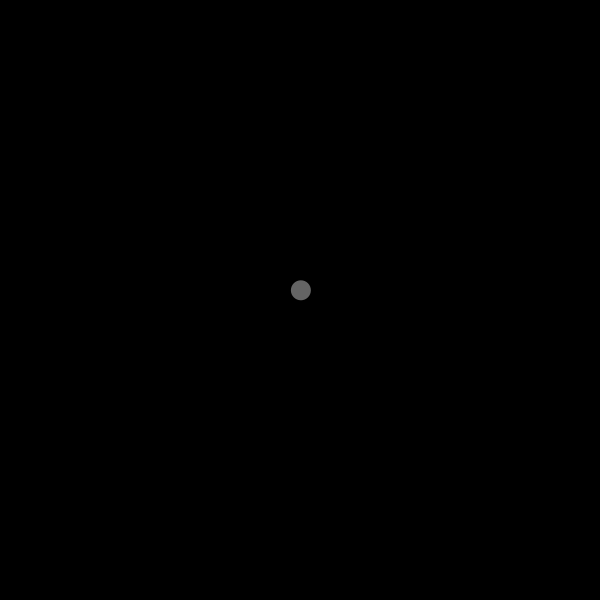
Frame 1 (no input)
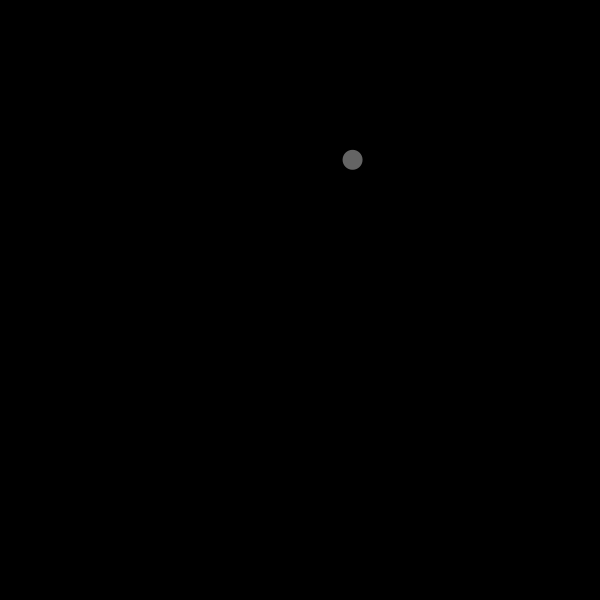
Frame 60 (the mouse pressed at the canvas centre just before this capture)
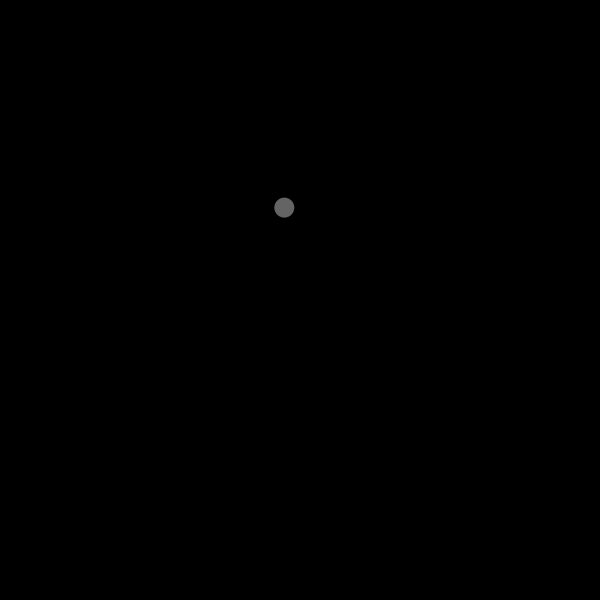
Frame 120 (the mouse held since frame 60 and released just before this capture)

The Processing sketch that drew these frames (run headless with seeded random() and noise(); from frame 60 on, the mouse is pressed at the canvas centre):

// Processing sketch: nouvel_exemple_pvector_gravite
// ── nouvel_exemple_pvector_gravite.pde
// renaud.jean-francois(arobas)uqam(point)ca
// Syntaxe Processing version 3.5.4
// lundi, 12 octobre 2020

PVector pos, vel, gravite;
int decompteFrames;

void setup() {
  size(600, 600);

  background(0);
  fill(255, 100);
  noStroke();

  pos = new PVector(width/2, height/2, 0);
  vel = new PVector(random(-0.3, 0.3), -1, 0);
  vel.normalize(); // on force la magnitude à 1
  vel.mult(10);

  gravite = new PVector(0, 0.25, 0);

  pushStyle();
  noFill();
  stroke(127);
  ellipse(width/2, height/2, 485, 485);
  popStyle();
}

void draw() {
  background(0);

  if (pos.y < height-10) { // si le mobile n’a pas dépassé la limite inférieure du sketch
    vel.add(gravite);
    vel.limit(10); // la vélocité ne dépassera pas 10 pixels par frame
    pos.add(vel);
    ellipse(pos.x, pos.y, 20, 20);
  } else {
    vel.mult(0); // on arrête le mobile
    pos.y = height-10; // on détermine la position définitive, car elle n’est jamais à cet endroit
    decompteFrames = frameCount;
  }


  if (decompteFrames == frameCount) {
    pushStyle();
    fill(255, 0, 0);
    ellipse(pos.x, pos.y, 20, 20);
    popStyle();
    //println(pos.x);
    //println(pos.y);
    //println(pos.z);
    //println();

    relancerMobile();
  }
}

void relancerMobile() {
  pos = new PVector(width/2, height/2, 0);
  vel = new PVector(random(-0.3, 0.3), -1, 0);
  vel.normalize();
  vel.mult(10);
  gravite = new PVector(0, 0.25, 0);
}
